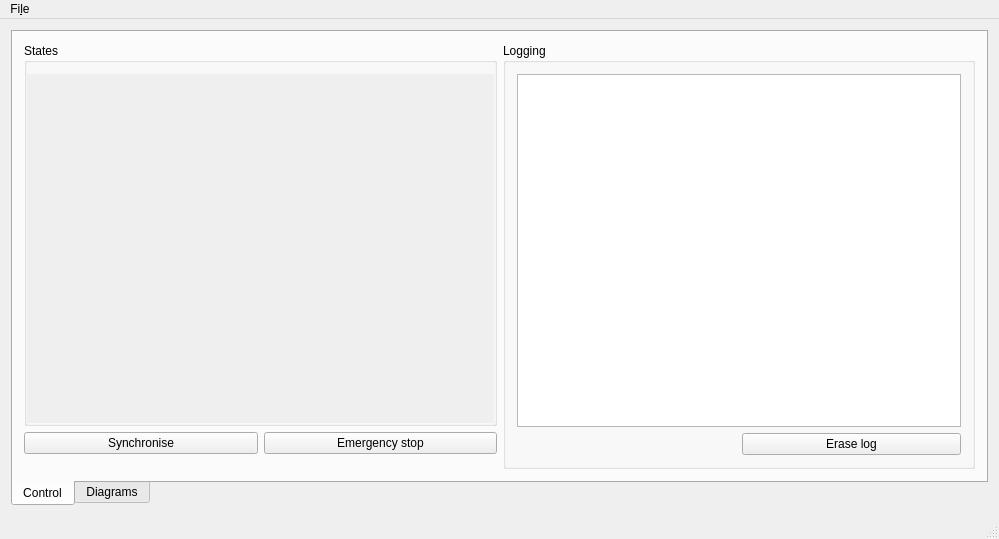
<?xml version="1.0" encoding="UTF-8"?>
<ui version="4.0">
 <class>MainWindow</class>
 <widget class="QMainWindow" name="MainWindow">
  <property name="geometry">
   <rect>
    <x>0</x>
    <y>0</y>
    <width>999</width>
    <height>539</height>
   </rect>
  </property>
  <property name="windowTitle">
   <string>Robot state modeller</string>
  </property>
  <property name="windowIcon">
   <iconset resource="Icons.qrc">
    <normaloff>:/icons/app-icon.svgz</normaloff>:/icons/app-icon.svgz</iconset>
  </property>
  <widget class="QWidget" name="centralWidget">
   <layout class="QHBoxLayout" name="horizontalLayout">
    <item>
     <widget class="QTabWidget" name="tabWidget">
      <property name="tabPosition">
       <enum>QTabWidget::South</enum>
      </property>
      <property name="currentIndex">
       <number>0</number>
      </property>
      <widget class="QWidget" name="tabControl">
       <attribute name="title">
        <string>Control</string>
       </attribute>
       <layout class="QHBoxLayout" name="horizontalLayout_2">
        <item>
         <layout class="QGridLayout" name="gridLayout_3">
          <property name="bottomMargin">
           <number>15</number>
          </property>
          <item row="0" column="0" colspan="2">
           <widget class="QGroupBox" name="groupBoxStates">
            <property name="minimumSize">
             <size>
              <width>440</width>
              <height>0</height>
             </size>
            </property>
            <property name="title">
             <string>States</string>
            </property>
            <layout class="QVBoxLayout" name="verticalLayout">
             <property name="leftMargin">
              <number>0</number>
             </property>
             <property name="rightMargin">
              <number>0</number>
             </property>
             <property name="bottomMargin">
              <number>0</number>
             </property>
             <item>
              <widget class="QScrollArea" name="groupBoxScrollArea">
               <property name="frameShape">
                <enum>QFrame::NoFrame</enum>
               </property>
               <property name="frameShadow">
                <enum>QFrame::Plain</enum>
               </property>
               <property name="horizontalScrollBarPolicy">
                <enum>Qt::ScrollBarAlwaysOff</enum>
               </property>
               <property name="sizeAdjustPolicy">
                <enum>QAbstractScrollArea::AdjustToContents</enum>
               </property>
               <property name="widgetResizable">
                <bool>true</bool>
               </property>
               <widget class="QWidget" name="scrollAreaWidgetContents">
                <property name="geometry">
                 <rect>
                  <x>0</x>
                  <y>0</y>
                  <width>477</width>
                  <height>376</height>
                 </rect>
                </property>
                <layout class="QVBoxLayout" name="verticalLayoutStates">
                 <property name="leftMargin">
                  <number>0</number>
                 </property>
                 <property name="rightMargin">
                  <number>0</number>
                 </property>
                 <property name="bottomMargin">
                  <number>0</number>
                 </property>
                 <item>
                  <spacer name="verticalSpacer">
                   <property name="orientation">
                    <enum>Qt::Vertical</enum>
                   </property>
                   <property name="sizeHint" stdset="0">
                    <size>
                     <width>168</width>
                     <height>354</height>
                    </size>
                   </property>
                  </spacer>
                 </item>
                </layout>
               </widget>
              </widget>
             </item>
            </layout>
           </widget>
          </item>
          <item row="1" column="0">
           <widget class="QPushButton" name="pushButtonSynchronise">
            <property name="text">
             <string>Synchronise</string>
            </property>
            <property name="icon">
             <iconset resource="Icons.qrc">
              <normaloff>:/icons/view-refresh.svgz</normaloff>:/icons/view-refresh.svgz</iconset>
            </property>
           </widget>
          </item>
          <item row="1" column="1">
           <widget class="QPushButton" name="pushButtonEmergencyStop">
            <property name="text">
             <string>Emergency stop</string>
            </property>
            <property name="icon">
             <iconset resource="Icons.qrc">
              <normaloff>:/icons/process-stop.svgz</normaloff>:/icons/process-stop.svgz</iconset>
            </property>
           </widget>
          </item>
         </layout>
        </item>
        <item>
         <widget class="QGroupBox" name="groupBoxLogging">
          <property name="title">
           <string>Logging</string>
          </property>
          <layout class="QGridLayout" name="gridLayout">
           <item row="1" column="1">
            <widget class="QPushButton" name="pushButtonEraseLog">
             <property name="text">
              <string>Erase log</string>
             </property>
             <property name="icon">
              <iconset resource="Icons.qrc">
               <normaloff>:/icons/draw-eraser.svgz</normaloff>:/icons/draw-eraser.svgz</iconset>
             </property>
            </widget>
           </item>
           <item row="1" column="0">
            <spacer name="horizontalSpacer">
             <property name="orientation">
              <enum>Qt::Horizontal</enum>
             </property>
             <property name="sizeType">
              <enum>QSizePolicy::Preferred</enum>
             </property>
             <property name="sizeHint" stdset="0">
              <size>
               <width>40</width>
               <height>20</height>
              </size>
             </property>
            </spacer>
           </item>
           <item row="0" column="0" colspan="2">
            <widget class="QTextEdit" name="textEditLogging">
             <property name="undoRedoEnabled">
              <bool>false</bool>
             </property>
             <property name="readOnly">
              <bool>true</bool>
             </property>
            </widget>
           </item>
          </layout>
         </widget>
        </item>
       </layout>
      </widget>
      <widget class="QWidget" name="tabDiagrams">
       <attribute name="title">
        <string>Diagrams</string>
       </attribute>
       <layout class="QGridLayout" name="gridLayout_2">
        <item row="0" column="0">
         <widget class="QFrame" name="frame">
          <property name="frameShape">
           <enum>QFrame::StyledPanel</enum>
          </property>
          <property name="frameShadow">
           <enum>QFrame::Raised</enum>
          </property>
          <layout class="QVBoxLayout" name="verticalLayout_2">
           <item>
            <widget class="QComboBox" name="comboBoxDiagram1"/>
           </item>
           <item>
            <widget class="QCustomPlot" name="plot1" native="true"/>
           </item>
          </layout>
         </widget>
        </item>
        <item row="0" column="1">
         <widget class="QFrame" name="frame_2">
          <property name="frameShape">
           <enum>QFrame::StyledPanel</enum>
          </property>
          <property name="frameShadow">
           <enum>QFrame::Raised</enum>
          </property>
          <layout class="QVBoxLayout" name="verticalLayout_3">
           <item>
            <widget class="QComboBox" name="comboBoxDiagram2"/>
           </item>
           <item>
            <widget class="QCustomPlot" name="plot2" native="true"/>
           </item>
          </layout>
         </widget>
        </item>
        <item row="1" column="0">
         <widget class="QFrame" name="frame_3">
          <property name="frameShape">
           <enum>QFrame::StyledPanel</enum>
          </property>
          <property name="frameShadow">
           <enum>QFrame::Raised</enum>
          </property>
          <layout class="QVBoxLayout" name="verticalLayout_4">
           <item>
            <widget class="QComboBox" name="comboBoxDiagram3"/>
           </item>
           <item>
            <widget class="QCustomPlot" name="plot3" native="true"/>
           </item>
          </layout>
         </widget>
        </item>
        <item row="1" column="1">
         <widget class="QFrame" name="frame_4">
          <property name="frameShape">
           <enum>QFrame::StyledPanel</enum>
          </property>
          <property name="frameShadow">
           <enum>QFrame::Raised</enum>
          </property>
          <layout class="QVBoxLayout" name="verticalLayout_5">
           <item>
            <widget class="QComboBox" name="comboBoxDiagram4"/>
           </item>
           <item>
            <widget class="QCustomPlot" name="plot4" native="true"/>
           </item>
          </layout>
         </widget>
        </item>
       </layout>
      </widget>
     </widget>
    </item>
   </layout>
  </widget>
  <widget class="QMenuBar" name="menuBar">
   <property name="geometry">
    <rect>
     <x>0</x>
     <y>0</y>
     <width>999</width>
     <height>24</height>
    </rect>
   </property>
   <widget class="QMenu" name="menuFile">
    <property name="title">
     <string>Fi&amp;le</string>
    </property>
    <addaction name="actionQuit"/>
   </widget>
   <addaction name="menuFile"/>
  </widget>
  <widget class="QStatusBar" name="statusBar"/>
  <action name="actionQuit">
   <property name="text">
    <string>&amp;Quit</string>
   </property>
   <property name="shortcut">
    <string>Ctrl+Q</string>
   </property>
  </action>
 </widget>
 <layoutdefault spacing="6" margin="11"/>
 <customwidgets>
  <customwidget>
   <class>QCustomPlot</class>
   <extends>QWidget</extends>
   <header>QCustomPlot.h</header>
   <container>1</container>
  </customwidget>
 </customwidgets>
 <resources>
  <include location="Icons.qrc"/>
 </resources>
 <connections/>
</ui>
